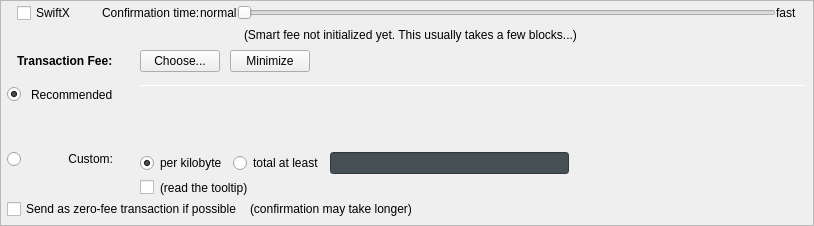
         <widget class="QFrame" name="frameFee">
          <property name="sizePolicy">
           <sizepolicy hsizetype="Expanding" vsizetype="Expanding">
            <horstretch>0</horstretch>
            <verstretch>0</verstretch>
           </sizepolicy>
          </property>
          <property name="maximumSize">
           <size>
            <width>16777215</width>
            <height>16777215</height>
           </size>
          </property>
          <property name="frameShape">
           <enum>QFrame::StyledPanel</enum>
          </property>
          <property name="frameShadow">
           <enum>QFrame::Sunken</enum>
          </property>
          <layout class="QVBoxLayout" name="verticalLayoutFee1">
           <property name="spacing">
            <number>0</number>
           </property>
           <property name="leftMargin">
            <number>0</number>
           </property>
           <property name="topMargin">
            <number>0</number>
           </property>
           <property name="rightMargin">
            <number>0</number>
           </property>
           <property name="bottomMargin">
            <number>0</number>
           </property>
           <item>
            <layout class="QVBoxLayout" name="verticalLayoutFee2" stretch="0,0,0,0">
             <property name="spacing">
              <number>0</number>
             </property>
             <property name="leftMargin">
              <number>6</number>
             </property>
             <property name="topMargin">
              <number>0</number>
             </property>
             <property name="rightMargin">
              <number>6</number>
             </property>
             <item>
              <layout class="QVBoxLayout" name="verticalLayout_feeConf">
               <property name="spacing">
                <number>0</number>
               </property>
               <property name="leftMargin">
                <number>10</number>
               </property>
               <property name="rightMargin">
                <number>10</number>
               </property>
               <property name="bottomMargin">
                <number>5</number>
               </property>
               <item>
                <layout class="QHBoxLayout" name="horizontalLayoutFee9">
                 <item>
                  <widget class="QCheckBox" name="checkSwiftTX">
                   <property name="enabled">
                    <bool>true</bool>
                   </property>
                   <property name="minimumSize">
                    <size>
                     <width>85</width>
                     <height>0</height>
                    </size>
                   </property>
                   <property name="toolTip">
                    <string>SwiftX technology allows for near instant transactions - A flat fee of 0.01 TWINS applies</string>
                   </property>
                   <property name="text">
                    <string>SwiftX</string>
                   </property>
                  </widget>
                 </item>
                 <item>
                  <widget class="QLabel" name="labelSmartFee3">
                   <property name="text">
                    <string>Confirmation time:</string>
                   </property>
                   <property name="margin">
                    <number>2</number>
                   </property>
                  </widget>
                 </item>
                 <item>
                  <widget class="QLabel" name="labelSmartFeeNormal">
                   <property name="text">
                    <string>normal</string>
                   </property>
                   <property name="margin">
                    <number>8</number>
                   </property>
                  </widget>
                 </item>
                 <item>
                  <widget class="QSlider" name="sliderSmartFee">
                   <property name="minimumSize">
                    <size>
                     <width>0</width>
                     <height>24</height>
                    </size>
                   </property>
                   <property name="minimum">
                    <number>0</number>
                   </property>
                   <property name="maximum">
                    <number>24</number>
                   </property>
                   <property name="pageStep">
                    <number>1</number>
                   </property>
                   <property name="value">
                    <number>0</number>
                   </property>
                   <property name="orientation">
                    <enum>Qt::Horizontal</enum>
                   </property>
                   <property name="invertedAppearance">
                    <bool>false</bool>
                   </property>
                   <property name="invertedControls">
                    <bool>false</bool>
                   </property>
                   <property name="tickPosition">
                    <enum>QSlider::NoTicks</enum>
                   </property>
                  </widget>
                 </item>
                 <item>
                  <widget class="QLabel" name="labelSmartFeeFast">
                   <property name="text">
                    <string>fast</string>
                   </property>
                   <property name="margin">
                    <number>8</number>
                   </property>
                  </widget>
                 </item>
                </layout>
               </item>
               <item>
                <layout class="QHBoxLayout" name="horizontalLayout_recommended_texts">
                 <property name="spacing">
                  <number>0</number>
                 </property>
                 <item>
                  <spacer name="horizontalSpacer_8">
                   <property name="orientation">
                    <enum>Qt::Horizontal</enum>
                   </property>
                   <property name="sizeHint" stdset="0">
                    <size>
                     <width>40</width>
                     <height>20</height>
                    </size>
                   </property>
                  </spacer>
                 </item>
                 <item>
                  <widget class="QLabel" name="labelFeeEstimation">
                   <property name="text">
                    <string/>
                   </property>
                   <property name="margin">
                    <number>2</number>
                   </property>
                  </widget>
                 </item>
                 <item>
                  <widget class="QLabel" name="labelSmartFee2">
                   <property name="text">
                    <string>(Smart fee not initialized yet. This usually takes a few blocks...)</string>
                   </property>
                   <property name="alignment">
                    <set>Qt::AlignLeading|Qt::AlignLeft|Qt::AlignVCenter</set>
                   </property>
                   <property name="wordWrap">
                    <bool>false</bool>
                   </property>
                   <property name="margin">
                    <number>2</number>
                   </property>
                   <property name="indent">
                    <number>-1</number>
                   </property>
                  </widget>
                 </item>
                 <item>
                  <spacer name="horizontalSpacer_3">
                   <property name="orientation">
                    <enum>Qt::Horizontal</enum>
                   </property>
                   <property name="sizeHint" stdset="0">
                    <size>
                     <width>40</width>
                     <height>20</height>
                    </size>
                   </property>
                  </spacer>
                 </item>
                </layout>
               </item>
              </layout>
             </item>
             <item>
              <layout class="QHBoxLayout" name="horizontalLayoutFee1">
               <property name="leftMargin">
                <number>10</number>
               </property>
               <property name="rightMargin">
                <number>10</number>
               </property>
               <property name="bottomMargin">
                <number>0</number>
               </property>
               <item>
                <layout class="QVBoxLayout" name="verticalLayoutFee7">
                 <property name="spacing">
                  <number>0</number>
                 </property>
                 <item>
                  <layout class="QHBoxLayout" name="horizontalLayoutSmartFee">
                   <property name="spacing">
                    <number>10</number>
                   </property>
                   <item>
                    <widget class="QLabel" name="labelFeeHeadline">
                     <property name="sizePolicy">
                      <sizepolicy hsizetype="Preferred" vsizetype="Maximum">
                       <horstretch>0</horstretch>
                       <verstretch>0</verstretch>
                      </sizepolicy>
                     </property>
                     <property name="font">
                      <font>
                       <weight>75</weight>
                       <bold>true</bold>
                      </font>
                     </property>
                     <property name="styleSheet">
                      <string notr="true">font-weight:bold;</string>
                     </property>
                     <property name="text">
                      <string>Transaction Fee:</string>
                     </property>
                    </widget>
                   </item>
                   <item>
                    <widget class="QLabel" name="labelFeeMinimized">
                     <property name="text">
                      <string/>
                     </property>
                    </widget>
                   </item>
                   <item>
                    <widget class="QPushButton" name="buttonChooseFee">
                     <property name="text">
                      <string>Choose...</string>
                     </property>
                    </widget>
                   </item>
                   <item>
                    <widget class="QPushButton" name="buttonMinimizeFee">
                     <property name="toolTip">
                      <string>collapse fee-settings</string>
                     </property>
                     <property name="text">
                      <string>Minimize</string>
                     </property>
                    </widget>
                   </item>
                  </layout>
                 </item>
                 <item>
                  <spacer name="verticalSpacer_5">
                   <property name="orientation">
                    <enum>Qt::Vertical</enum>
                   </property>
                   <property name="sizeHint" stdset="0">
                    <size>
                     <width>1</width>
                     <height>1</height>
                    </size>
                   </property>
                  </spacer>
                 </item>
                </layout>
               </item>
               <item>
                <spacer name="horizontalSpacer_4">
                 <property name="orientation">
                  <enum>Qt::Horizontal</enum>
                 </property>
                 <property name="sizeHint" stdset="0">
                  <size>
                   <width>40</width>
                   <height>20</height>
                  </size>
                 </property>
                </spacer>
               </item>
              </layout>
             </item>
             <item>
              <widget class="QFrame" name="frameFeeSelection">
               <layout class="QVBoxLayout" name="verticalLayoutFee12">
                <property name="spacing">
                 <number>0</number>
                </property>
                <property name="leftMargin">
                 <number>0</number>
                </property>
                <property name="topMargin">
                 <number>0</number>
                </property>
                <property name="rightMargin">
                 <number>0</number>
                </property>
                <property name="bottomMargin">
                 <number>0</number>
                </property>
                <item>
                 <layout class="QGridLayout" name="gridLayoutFee">
                  <property name="topMargin">
                   <number>10</number>
                  </property>
                  <property name="bottomMargin">
                   <number>4</number>
                  </property>
                  <property name="horizontalSpacing">
                   <number>10</number>
                  </property>
                  <property name="verticalSpacing">
                   <number>4</number>
                  </property>
                  <item row="2" column="0">
                   <layout class="QVBoxLayout" name="verticalLayoutFee4" stretch="0">
                    <item>
                     <spacer name="verticalSpacer_2">
                      <property name="orientation">
                       <enum>Qt::Vertical</enum>
                      </property>
                      <property name="sizeHint" stdset="0">
                       <size>
                        <width>1</width>
                        <height>1</height>
                       </size>
                      </property>
                     </spacer>
                    </item>
                   </layout>
                  </item>
                  <item row="3" column="0">
                   <layout class="QVBoxLayout" name="verticalLayoutFee9" stretch="0,1">
                    <item>
                     <widget class="QRadioButton" name="radioCustomFee">
                      <property name="text">
                       <string/>
                      </property>
                      <attribute name="buttonGroup">
                       <string notr="true">groupFee</string>
                      </attribute>
                     </widget>
                    </item>
                    <item>
                     <spacer name="verticalSpacer_6">
                      <property name="orientation">
                       <enum>Qt::Vertical</enum>
                      </property>
                      <property name="sizeHint" stdset="0">
                       <size>
                        <width>1</width>
                        <height>1</height>
                       </size>
                      </property>
                     </spacer>
                    </item>
                   </layout>
                  </item>
                  <item row="3" column="1">
                   <widget class="QLabel" name="labelCustomFee">
                    <property name="text">
                     <string>Custom:</string>
                    </property>
                    <property name="alignment">
                     <set>Qt::AlignRight|Qt::AlignTop|Qt::AlignTrailing</set>
                    </property>
                   </widget>
                  </item>
                  <item row="3" column="4">
                   <layout class="QVBoxLayout" name="verticalLayoutFee8">
                    <property name="spacing">
                     <number>6</number>
                    </property>
                    <item>
                     <layout class="QHBoxLayout" name="horizontalLayoutFee13">
                      <item>
                       <widget class="QRadioButton" name="radioCustomPerKilobyte">
                        <property name="toolTip">
                         <string>If the custom fee is set to 1000 uTWINS and the transaction is only 250 bytes, then &quot;per kilobyte&quot; only pays 250 uTWINS in fee,&lt;br /&gt;while &quot;at least&quot; pays 1000 uTWINS. For transactions bigger than a kilobyte both pay by kilobyte.</string>
                        </property>
                        <property name="text">
                         <string>per kilobyte</string>
                        </property>
                        <property name="checked">
                         <bool>true</bool>
                        </property>
                        <attribute name="buttonGroup">
                         <string notr="true">groupCustomFee</string>
                        </attribute>
                       </widget>
                      </item>
                      <item>
                       <widget class="QRadioButton" name="radioCustomAtLeast">
                        <property name="toolTip">
                         <string>If the custom fee is set to 1000 uTWINS and the transaction is only 250 bytes, then &quot;per kilobyte&quot; only pays 250 uTWINS in fee,&lt;br /&gt;while &quot;total at least&quot; pays 1000 uTWINS. For transactions bigger than a kilobyte both pay by kilobyte.</string>
                        </property>
                        <property name="text">
                         <string>total at least</string>
                        </property>
                        <attribute name="buttonGroup">
                         <string notr="true">groupCustomFee</string>
                        </attribute>
                       </widget>
                      </item>
                      <item>
                       <widget class="BitcoinAmountField" name="customFee">
                        <property name="styleSheet">
                         <string notr="true">background-color:rgb(70, 81, 86);
color:rgb(211, 215, 207);</string>
                        </property>
                       </widget>
                      </item>
                      <item>
                       <spacer name="horizontalSpacer_6">
                        <property name="orientation">
                         <enum>Qt::Horizontal</enum>
                        </property>
                        <property name="sizeHint" stdset="0">
                         <size>
                          <width>1</width>
                          <height>1</height>
                         </size>
                        </property>
                       </spacer>
                      </item>
                     </layout>
                    </item>
                    <item>
                     <layout class="QHBoxLayout" name="horizontalLayoutFee8">
                      <item>
                       <widget class="QCheckBox" name="checkBoxMinimumFee">
                        <property name="toolTip">
                         <string>Paying only the minimum fee is just fine as long as there is less transaction volume than space in the blocks.&lt;br /&gt;But be aware that this can end up in a never confirming transaction once there is more demand for TWINS transactions than the network can process.</string>
                        </property>
                        <property name="text">
                         <string/>
                        </property>
                       </widget>
                      </item>
                      <item>
                       <widget class="QLabel" name="labelMinFeeWarning">
                        <property name="enabled">
                         <bool>true</bool>
                        </property>
                        <property name="toolTip">
                         <string>Paying only the minimum fee is just fine as long as there is less transaction volume than space in the blocks.&lt;br /&gt;But be aware that this can end up in a never confirming transaction once there is more demand for TWINS transactions than the network can process.</string>
                        </property>
                        <property name="text">
                         <string>(read the tooltip)</string>
                        </property>
                        <property name="margin">
                         <number>5</number>
                        </property>
                       </widget>
                      </item>
                      <item>
                       <spacer name="horizontalSpacer_2">
                        <property name="orientation">
                         <enum>Qt::Horizontal</enum>
                        </property>
                        <property name="sizeHint" stdset="0">
                         <size>
                          <width>1</width>
                          <height>1</height>
                         </size>
                        </property>
                       </spacer>
                      </item>
                     </layout>
                    </item>
                   </layout>
                  </item>
                  <item row="1" column="1">
                   <widget class="QLabel" name="labelSmartFee_2">
                    <property name="text">
                     <string>Recommended</string>
                    </property>
                   </widget>
                  </item>
                  <item row="1" column="2">
                   <widget class="QLabel" name="labelSmartFee">
                    <property name="text">
                     <string/>
                    </property>
                    <property name="margin">
                     <number>2</number>
                    </property>
                   </widget>
                  </item>
                  <item row="1" column="0">
                   <widget class="QRadioButton" name="radioSmartFee">
                    <property name="text">
                     <string/>
                    </property>
                    <property name="checked">
                     <bool>true</bool>
                    </property>
                    <attribute name="buttonGroup">
                     <string notr="true">groupFee</string>
                    </attribute>
                   </widget>
                  </item>
                  <item row="0" column="4" rowspan="3">
                   <layout class="QVBoxLayout" name="verticalLayoutFee3" stretch="0,0,0,0">
                    <property name="spacing">
                     <number>6</number>
                    </property>
                    <property name="topMargin">
                     <number>2</number>
                    </property>
                    <property name="bottomMargin">
                     <number>20</number>
                    </property>
                    <item>
                     <widget class="Line" name="line_2">
                      <property name="minimumSize">
                       <size>
                        <width>0</width>
                        <height>1</height>
                       </size>
                      </property>
                      <property name="maximumSize">
                       <size>
                        <width>16777215</width>
                        <height>1</height>
                       </size>
                      </property>
                      <property name="orientation">
                       <enum>Qt::Horizontal</enum>
                      </property>
                     </widget>
                    </item>
                    <item>
                     <layout class="QHBoxLayout" name="horizontalLayoutFee12">
                      <item>
                       <spacer name="horizontalSpacer_5">
                        <property name="orientation">
                         <enum>Qt::Horizontal</enum>
                        </property>
                        <property name="sizeHint" stdset="0">
                         <size>
                          <width>1</width>
                          <height>1</height>
                         </size>
                        </property>
                       </spacer>
                      </item>
                     </layout>
                    </item>
                    <item>
                     <spacer name="verticalSpacer_4">
                      <property name="orientation">
                       <enum>Qt::Vertical</enum>
                      </property>
                      <property name="sizeHint" stdset="0">
                       <size>
                        <width>1</width>
                        <height>1</height>
                       </size>
                      </property>
                     </spacer>
                    </item>
                    <item>
                     <spacer name="verticalSpacer_3">
                      <property name="orientation">
                       <enum>Qt::Vertical</enum>
                      </property>
                      <property name="sizeHint" stdset="0">
                       <size>
                        <width>20</width>
                        <height>40</height>
                       </size>
                      </property>
                     </spacer>
                    </item>
                   </layout>
                  </item>
                 </layout>
                </item>
                <item>
                 <layout class="QHBoxLayout" name="horizontalLayoutFee5" stretch="0,0,0">
                  <property name="spacing">
                   <number>8</number>
                  </property>
                  <property name="bottomMargin">
                   <number>4</number>
                  </property>
                  <item>
                   <widget class="QCheckBox" name="checkBoxFreeTx">
                    <property name="text">
                     <string>Send as zero-fee transaction if possible</string>
                    </property>
                   </widget>
                  </item>
                  <item>
                   <widget class="QLabel" name="labelFreeTx">
                    <property name="text">
                     <string>(confirmation may take longer)</string>
                    </property>
                    <property name="margin">
                     <number>5</number>
                    </property>
                   </widget>
                  </item>
                  <item>
                   <spacer name="horizontalSpacerFee5">
                    <property name="orientation">
                     <enum>Qt::Horizontal</enum>
                    </property>
                    <property name="sizeHint" stdset="0">
                     <size>
                      <width>1</width>
                      <height>1</height>
                     </size>
                    </property>
                   </spacer>
                  </item>
                 </layout>
                </item>
                <item>
                 <spacer name="verticalSpacerFee2">
                  <property name="orientation">
                   <enum>Qt::Vertical</enum>
                  </property>
                  <property name="sizeHint" stdset="0">
                   <size>
                    <width>1</width>
                    <height>1</height>
                   </size>
                  </property>
                 </spacer>
                </item>
               </layout>
              </widget>
             </item>
             <item>
              <spacer name="verticalSpacerFee">
               <property name="orientation">
                <enum>Qt::Vertical</enum>
               </property>
               <property name="sizeHint" stdset="0">
                <size>
                 <width>800</width>
                 <height>1</height>
                </size>
               </property>
              </spacer>
             </item>
            </layout>
           </item>
          </layout>
         </widget>
